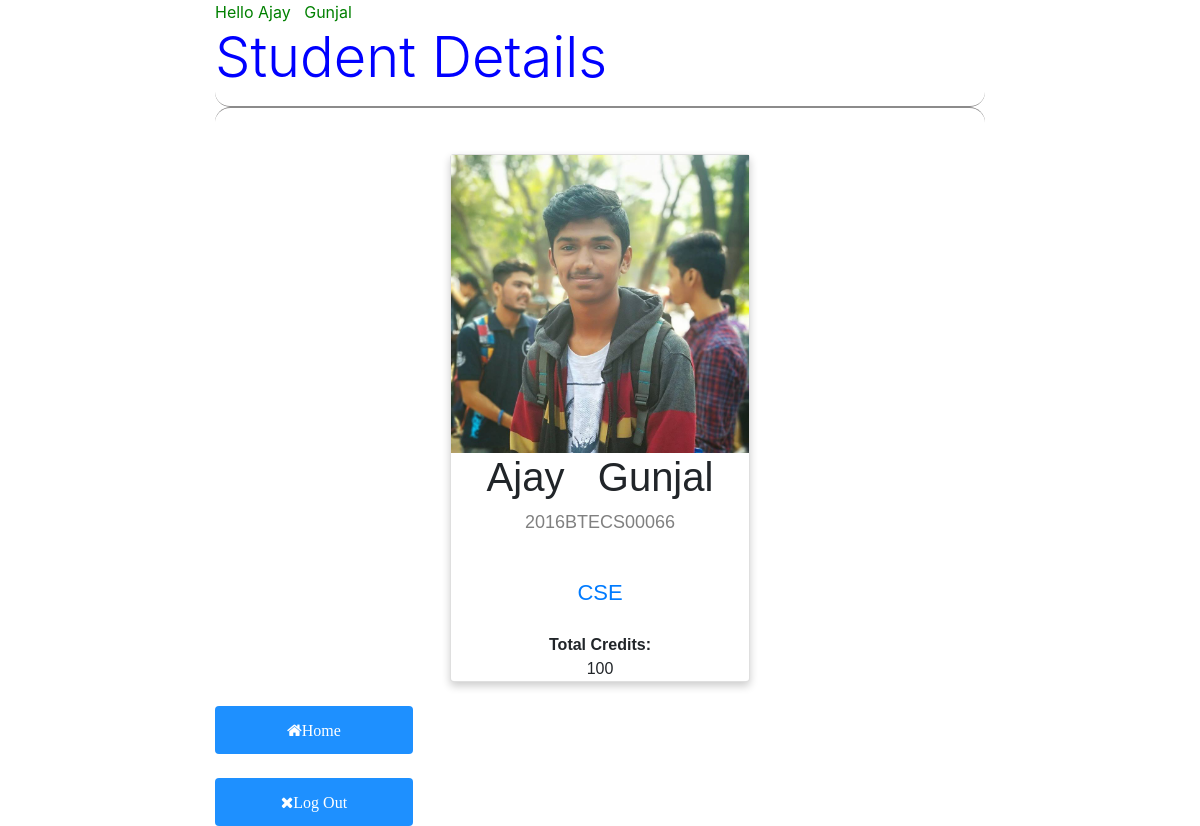
The page /student/2016BTECS00066/ (signed in) on the database its author committed.
### Application/models.py (models this page shows, shortened)
class Student(models.Model):
    ID = models.CharField(max_length=200, primary_key=True, verbose_name="Roll Number")
    firstName = models.CharField(max_length=200, verbose_name="First Name")
    lastName = models.CharField(max_length=200, verbose_name="Last Name")
    dept_name = models.ForeignKey(Department, on_delete=models.CASCADE, verbose_name="Department Name")
    tot_cred = models.IntegerField(verbose_name="Total Credits",
    validators=[
            MaxValueValidator(100),
            MinValueValidator(0)
        ])
    stud_img = models.ImageField(upload_to='media/', verbose_name="Image")

class Department(models.Model):
    dept_name = models.CharField(max_length=200, primary_key=True)
    building = models.CharField(max_length=200)
    budget = models.CharField(max_length=200)

### Application/views.py (the view)
# urls.py: path('student/<str:pk>/', views.StudentDetailView.as_view(), name = 'student-detail'),
class StudentDetailView(DetailView):
    model = Student

### templates/Application/student_detail.html (shortened to what this page needs)
{% extends 'Application/base.html' %}
{% block title1 %} Student Details {% endblock %}
{% block content %}
<div class="card">
  <img src="{{student.stud_img.url}}" alt="{{student.first_name}}'s Photo" width="100%">
  <h1>{{student.firstName}} &nbsp; {{student.lastName}}</h1>
  <p class="title">{{student.ID}}</p>
  <br>
  <a href="{% url 'Application:department'%}{{student.dept_name.pk}}/">{{student.dept_name.pk}}</a>
  <br><b>Total Credits: </b> {{student.tot_cred}}
</div>
{% endblock %}

### templates/Application/base.html (shortened to what this page needs)
<!doctype html>
<html lang="en">
{%load static%}
<head>
    <link rel="stylesheet" href="https://stackpath.bootstrapcdn.com/bootstrap/4.1.3/css/bootstrap.min.css">
    <link rel="stylesheet" href="https://cdnjs.cloudflare.com/ajax/libs/font-awesome/4.7.0/css/font-awesome.min.css">
    <link rel="stylesheet" type="text/css" href="{%static 'css/baseCSS.css'%}">
</head>
<body>
<div class="container-fluid" >
    <div class="row justify-content-center">
        <div class="col-8">
            {% if user.is_authenticated %}
                <span style="color:green;">Hello {{ user.first_name }} &nbsp; {{user.last_name}} </span>
                <span style="color: Blue;"><h1 class="display-4">{% block title1 %} {% endblock %}</h1></span>
                <hr class="style18">
                {% block content %}
                {% endblock %}
                <br>
                <span style="float:left;">
                    <a href="{%url 'Application:all-views' %}" ><button class="btn"><i class="fa fa-home">Home</i></button></a>
                    <a href="{% url 'logout' %}"><button class="btn"><i class="fa fa-close">Log Out</i></button></a>
                </span>
            {% else %}
                <p>You are not logged in</p>
                <br>
                <b><a href="{% url 'login' %}"><button class="btn"><i class="fa ">Log In</i></button></a></b>
            {% endif %}
        </div>
    </div>
</div>
</body>
</html>

### Application/static/css/baseCSS.css (style rules this page uses)
body { background-image: url('/media/media/bac26.jpg'); no-repeat center center fixed; -webkit-background-size: cover; -moz-background-size: cover; -o-background-size: cover; background-size: cover; }
.btn { background-color: DodgerBlue; border: none; color: white; padding: 12px 16px; font-size: 16px; cursor: pointer; }
hr.style18 { height: 30px; border-style: solid; border-color: #8c8b8b; border-width: 1px 0 0 0; border-radius: 20px; }
hr.style18:before { display: block; content: ""; height: 30px; margin-top: -31px; border-style: solid; border-color: #8c8b8b; border-width: 0 0 1px 0; border-radius: 20px; }
.card { box-shadow: 0 4px 8px 0 rgba(0, 0, 0, 0.2); max-width: 300px; margin: auto; text-align: center; font-family: arial; }
.title { color: grey; font-size: 18px; }
button { border: none; outline: 0; display: inline-block; padding: 8px; color: white; background-color: #000; text-align: center; cursor: pointer; width: 100%; font-size: 18px; }
a { text-decoration: none; font-size: 22px; }

### rows shown on the page
Student: stud_img (picture), firstName "Ajay", lastName "Gunjal", ID "2016BTECS00066", dept_name.pk "CSE", tot_cred "100"

### other values the page prints
{{ user.first_name }} "Ajay"
{{ user.last_name }} "Gunjal"
